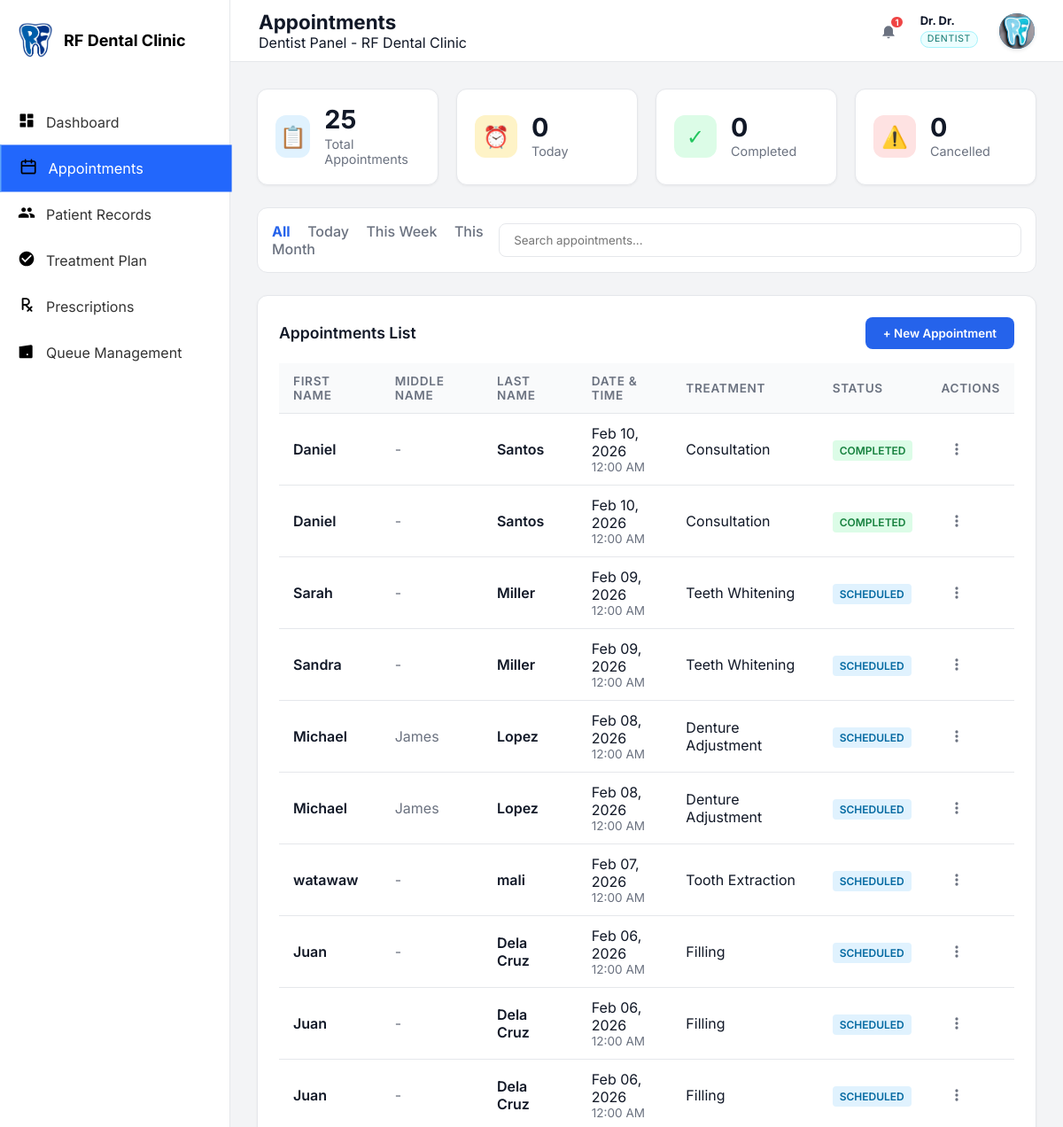
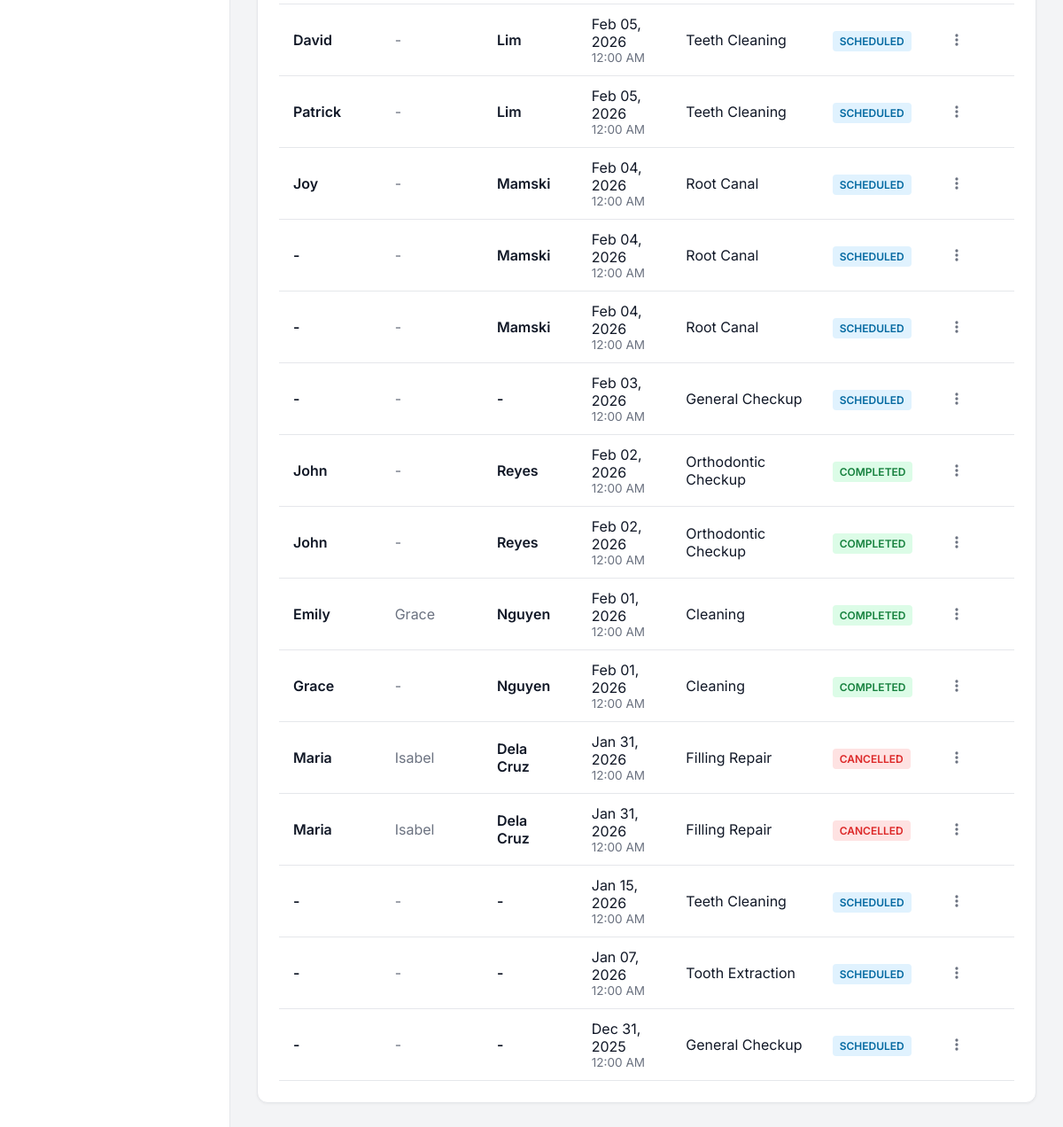
/dentist_appointments.php (signed in), run on the app's committed database (2 pictures, top to bottom).
### tables this page shows
CREATE TABLE `appointments` (
  `id` int(11) NOT NULL,
  `first_name` varchar(100) NOT NULL DEFAULT '',
  `middle_name` varchar(100) DEFAULT NULL,
  `last_name` varchar(100) NOT NULL DEFAULT '',
  `patient_id` int(11) DEFAULT NULL,
  `appointment_date` datetime NOT NULL,
  `appointment_time` time NOT NULL DEFAULT '09:00:00',
  `treatment` varchar(100) DEFAULT 'General Checkup',
  `notes` text DEFAULT NULL,
  `status` varchar(20) DEFAULT 'scheduled',
  `created_at` timestamp NOT NULL DEFAULT current_timestamp(),
  `updated_at` timestamp NOT NULL DEFAULT current_timestamp() ON UPDATE current_timestamp(),
  `created_by` int(11) DEFAULT NULL,
  `is_archived` tinyint(1) NOT NULL DEFAULT 0,
  `deleted_at` datetime DEFAULT NULL,
  `is_registered_patient` tinyint(1) NOT NULL DEFAULT 0,
  `converted_patient_id` int(11) DEFAULT NULL,
  `is_converted_to_patient` tinyint(1) NOT NULL DEFAULT 0
);

### dentist_appointments.php (the view, shortened to what this page needs)
<?php
require_once 'config/database.php';
require_once 'includes/dentist_layout_start.php';
try {
    $stmt = $pdo->query("SELECT
        COUNT(*) as total,
        SUM(CASE WHEN DATE(appointment_date) = CURDATE() THEN 1 ELSE 0 END) as today,
        SUM(CASE WHEN status = 'completed' AND DATE(appointment_date) = CURDATE() THEN 1 ELSE 0 END) as completed,
        SUM(CASE WHEN status = 'cancelled' AND DATE(appointment_date) = CURDATE() THEN 1 ELSE 0 END) as cancelled
    FROM appointments");
    $stats = $stmt->fetch(PDO::FETCH_ASSOC);
    $totalAppointments = $stats['total'] ?? 0;
    $todayAppointments = $stats['today'] ?? 0;
    $completedAppointments = $stats['completed'] ?? 0;
    $cancelledAppointments = $stats['cancelled'] ?? 0;
} catch (Exception $e) {
    $totalAppointments = $todayAppointments = $completedAppointments = $cancelledAppointments = 0;
}
try {
    $stmt = $pdo->query("SELECT a.*,
        a.first_name, a.middle_name, a.last_name,
        p.phone, p.email FROM appointments a
        LEFT JOIN patients p ON a.patient_id = p.id
        ORDER BY a.appointment_date DESC");
    $appointments = $stmt->fetchAll(PDO::FETCH_ASSOC);
} catch (Exception $e) {
    $appointments = [];
}
?>
<div class="summary-cards">
    <div class="summary-card">
        <div class="summary-icon blue" style="background: #e0f2fe; color: #0284c7;">📋</div>
        <div class="summary-info">
            <h3><?php echo $totalAppointments; ?></h3>
            <p>Total Appointments</p>
        </div>
    </div>
    <div class="summary-card">
        <div class="summary-icon yellow">⏰</div>
        <div class="summary-info">
            <h3><?php echo $todayAppointments; ?></h3>
            <p>Today</p>
        </div>
    </div>
    <div class="summary-card">
        <div class="summary-icon green">✓</div>
        <div class="summary-info">
            <h3><?php echo $completedAppointments; ?></h3>
            <p>Completed</p>
        </div>
    </div>
    <div class="summary-card">
        <div class="summary-icon red" style="background: #fee2e2; color: #dc2626;">⚠️</div>
        <div class="summary-info">
            <h3><?php echo $cancelledAppointments; ?></h3>
            <p>Cancelled</p>
        </div>
    </div>
</div>
<div class="search-filters">
    <div class="filter-tabs">
        <span class="active" data-filter="all">All</span>
        <span data-filter="today">Today</span>
        <span data-filter="week">This Week</span>
        <span data-filter="month">This Month</span>
    </div>
    <input type="text" class="search-input" placeholder="Search appointments...">
</div>
<div class="section-card">
    <div class="section-title">
        <span>Appointments List</span>
        <button class="btn-primary" onclick="openNewAppointmentModal()">+ New Appointment</button>
    </div>
    <table class="data-table">
        <thead>
            <tr>
                <th>First Name</th>
                <th>Middle Name</th>
                <th>Last Name</th>
                <th>Date & Time</th>
                <th>Treatment</th>
                <th>Status</th>
                <th>Actions</th>
            </tr>
        </thead>
        <tbody>
            <?php if (!empty($appointments)): ?>
                <?php foreach ($appointments as $apt): ?>
                    <?php
                        $firstName = htmlspecialchars($apt['first_name'] ?? '');
                        $middleName = htmlspecialchars($apt['middle_name'] ?? '');
                        $lastName = htmlspecialchars($apt['last_name'] ?? '');
                        $appointmentDate = new DateTime($apt['appointment_date']);
                        $appointmentTime = $appointmentDate->format('h:i A');
                        $appointmentDateStr = $appointmentDate->format('M d, Y');
                        $status = $apt['status'] ?? 'scheduled';
                        $statusColor = match($status) {
                            'completed' => 'background: #dcfce7; color: #15803d;',
                            'cancelled' => 'background: #fee2e2; color: #dc2626;',
                            default => 'background: #e0f2fe; color: #0369a1;'
                        };
                        $statusText = ucfirst($status);
                    ?>
                    <tr class="appointment-row" data-date="<?php echo $apt['appointment_date']; ?>" data-name="<?php echo strtolower($firstName . ' ' . $middleName . ' ' . $lastName); ?>">
                        <td>
                            <div style="font-weight: 600;"><?php echo $firstName ?: '-'; ?></div>
                        </td>
                        <td>
                            <div style="color: #6b7280;"><?php echo $middleName ?: '-'; ?></div>
                        </td>
                        <td>
                            <div style="font-weight: 600;"><?php echo $lastName ?: '-'; ?></div>
                        </td>
                        <td>
                            <div><?php echo $appointmentDateStr; ?></div>
                            <div style="font-size: 0.85rem; color: #6b7280;"><?php echo $appointmentTime; ?></div>
                        </td>
                        <td><?php echo htmlspecialchars($apt['treatment'] ?? 'General Checkup'); ?></td>
                         <td><span class="status-badge" style="<?php echo $statusColor; ?>"><?php echo $statusText; ?></span></td>
                         <td>
                                <div class="appt-kebab-menu">
                                    <button class="appt-kebab-btn" data-appt-id="<?php echo $apt['id']; ?>">
                                        <svg xmlns="http://www.w3.org/2000/svg" width="20" height="20" viewBox="0 0 24 24" fill="currentColor">
                                            <circle cx="12" cy="6" r="2"/>
                                            <circle cx="12" cy="12" r="2"/>
                                            <circle cx="12" cy="18" r="2"/>
                                        </svg>
                                    </button>
                                </div>
                            </td>
                    </tr>
                <?php endforeach; ?>
            <?php else: ?>
                <tr>
                    <td colspan="7" style="text-align: center; padding: 2rem; color: #6b7280;">No appointments found</td>
                </tr>
            <?php endif; ?>
        </tbody>
    </table>
</div>
<?php require_once 'includes/dentist_layout_end.php'; ?>

### assets/css/dentist_dashboard.css (style rules this page uses)
:root { --primary-color: #0ea5e9; --primary-dark: #0284c7; --sidebar-bg: #375ba9; --sidebar-text: #000000; --sidebar-active-bg: #2563eb; --sidebar-active-text: #ffffff; --bg-body: #f3f4f6; --bg-card: #ffffff; --text-main: #111827; --text-secondary: #6b7280; --border-color: #e5e7eb; --status-waiting-bg: #e0f2fe; --status-waiting-text: #0369a1; --status-serving-bg: #dcfce7; --status-serving-text: #15803d; --status-cancelled-bg: #fee2e2; --status-cancelled-text: #b91c1c; --card-waiting: #f59e0b; --card-completed: #22c55e; --card-cancelled: #ef4444; --card-skipped: #9ca3af; }
* { box-sizing: border-box; margin: 0; padding: 0; font-family: 'Inter', sans-serif; }
body { background-color: var(--bg-body); color: var(--text-main); display: flex; min-height: 100vh; min-height: 100dvh; height: 100vh; overflow: hidden; }
.summary-cards { display: grid; grid-template-columns: repeat(4, 1fr); gap: 20px; margin-bottom: 30px; padding-bottom: 25px; }
.summary-card { background: var(--bg-card); padding: 20px; border-radius: 12px; display: flex; align-items: center; gap: 16px; box-shadow: 0 1px 3px rgba(0,0,0,0.05); border: 1px solid var(--border-color); }
.summary-icon { width: 48px; height: 48px; border-radius: 12px; display: flex; align-items: center; justify-content: center; font-size: 1.5rem; }
.summary-icon.yellow { background: #fef3c7; color: var(--card-waiting); }
.summary-icon.green { background: #dcfce7; color: var(--card-completed); }
.summary-icon.red { background: #fee2e2; color: var(--card-cancelled); }
.summary-info h3 { font-size: 1.8rem; font-weight: 700; line-height: 1; }
.summary-info p { font-size: 0.9rem; color: var(--text-secondary); margin-top: 4px; }
.section-card, .notification-box { background: var(--bg-card); border-radius: 12px; padding: 24px; margin-bottom: 24px; border: 1px solid var(--border-color); box-shadow: 0 1px 3px rgba(0,0,0,0.05); }
.section-title { font-size: 1.1rem; font-weight: 600; margin-bottom: 16px; display: flex; align-items: center; justify-content: space-between; gap: 16px; color: var(--text-main); }
.section-title .btn-primary { flex-shrink: 0; }
.status-badge { font-size: 0.75rem; padding: 4px 8px; border-radius: 4px; font-weight: 600; text-transform: uppercase; }
.btn-primary { background-color: #2563eb; color: white; border: none; padding: 10px 20px; border-radius: 8px; font-weight: 600; cursor: pointer; display: flex; align-items: center; gap: 8px; transition: background 0.2s; }
.search-filters { background: white; padding: 16px; border-radius: 12px; border: 1px solid var(--border-color); display: flex; justify-content: space-between; align-items: center; }
.search-input { padding: 10px 16px; border: 1px solid var(--border-color); border-radius: 8px; width: 300px; outline: none; }
.filter-tabs span { margin-right: 15px; color: var(--text-secondary); font-weight: 500; cursor: pointer; }
.filter-tabs span.active { color: #2563eb; font-weight: 700; }
.data-table { width: 100%; border-collapse: collapse; }
.data-table th, .data-table td { padding: 12px 16px; text-align: left; border-bottom: 1px solid var(--border-color); }
.data-table th { font-weight: 600; color: var(--text-secondary); font-size: 0.85rem; text-transform: uppercase; letter-spacing: 0.05em; background: #f9fafb; }
.search-input { transition: border-color 0.2s ease, box-shadow 0.2s ease; }
.data-table tbody tr { transition: background-color 0.2s ease; }
.section-card, .summary-card { transition: transform 0.2s ease, box-shadow 0.2s ease; }
.btn-primary, .action-btn { transition: all 0.2s ease; }

### dentist_appointments.php (style rules this page uses)
.appt-kebab-menu { position: relative; display: inline-block; }
.appt-kebab-btn { background: none; border: none; cursor: pointer; padding: 8px; border-radius: 50%; color: #6b7280; display: flex; align-items: center; justify-content: center; transition: all 0.2s ease; }
.search-filters { margin-bottom: 25px; }
.summary-cards { margin-bottom: 0px; }
.search-input { width: 700px; }

### data on the page
appointments: first_name "Daniel", middle_name "-", last_name "Santos", appointment_date "Feb 10, 2026", appointment_date "12:00 AM", treatment "Consultation", status "COMPLETED"
appointments: first_name "Daniel", middle_name "-", last_name "Santos", appointment_date "Feb 10, 2026", appointment_date "12:00 AM", treatment "Consultation", status "COMPLETED"
appointments: first_name "Sarah", middle_name "-", last_name "Miller", appointment_date "Feb 09, 2026", appointment_date "12:00 AM", treatment "Teeth Whitening", status "SCHEDULED"
appointments: first_name "Sandra", middle_name "-", last_name "Miller", appointment_date "Feb 09, 2026", appointment_date "12:00 AM", treatment "Teeth Whitening", status "SCHEDULED"
appointments: first_name "Michael", middle_name "James", last_name "Lopez", appointment_date "Feb 08, 2026", appointment_date "12:00 AM", treatment "Denture Adjustment", status "SCHEDULED"
appointments: first_name "Michael", middle_name "James", last_name "Lopez", appointment_date "Feb 08, 2026", appointment_date "12:00 AM", treatment "Denture Adjustment", status "SCHEDULED"
appointments: first_name "watawaw", middle_name "-", last_name "mali", appointment_date "Feb 07, 2026", appointment_date "12:00 AM", treatment "Tooth Extraction", status "SCHEDULED"
appointments: first_name "Juan", middle_name "-", last_name "Dela Cruz", appointment_date "Feb 06, 2026", appointment_date "12:00 AM", treatment "Filling", status "SCHEDULED"
appointments: first_name "Juan", middle_name "-", last_name "Dela Cruz", appointment_date "Feb 06, 2026", appointment_date "12:00 AM", treatment "Filling", status "SCHEDULED"
appointments: first_name "Juan", middle_name "-", last_name "Dela Cruz", appointment_date "Feb 06, 2026", appointment_date "12:00 AM", treatment "Filling", status "SCHEDULED"
appointments: first_name "David", middle_name "-", last_name "Lim", appointment_date "Feb 05, 2026", appointment_date "12:00 AM", treatment "Teeth Cleaning", status "SCHEDULED"
appointments: first_name "Patrick", middle_name "-", last_name "Lim", appointment_date "Feb 05, 2026", appointment_date "12:00 AM", treatment "Teeth Cleaning", status "SCHEDULED"
appointments: first_name "Joy", middle_name "-", last_name "Mamski", appointment_date "Feb 04, 2026", appointment_date "12:00 AM", treatment "Root Canal", status "SCHEDULED"
appointments: first_name "-", middle_name "-", last_name "Mamski", appointment_date "Feb 04, 2026", appointment_date "12:00 AM", treatment "Root Canal", status "SCHEDULED"
appointments: first_name "-", middle_name "-", last_name "Mamski", appointment_date "Feb 04, 2026", appointment_date "12:00 AM", treatment "Root Canal", status "SCHEDULED"
appointments: first_name "-", middle_name "-", last_name "-", appointment_date "Feb 03, 2026", appointment_date "12:00 AM", treatment "General Checkup", status "SCHEDULED"
appointments: first_name "John", middle_name "-", last_name "Reyes", appointment_date "Feb 02, 2026", appointment_date "12:00 AM", treatment "Orthodontic Checkup", status "COMPLETED"
appointments: first_name "John", middle_name "-", last_name "Reyes", appointment_date "Feb 02, 2026", appointment_date "12:00 AM", treatment "Orthodontic Checkup", status "COMPLETED"
appointments: first_name "Emily", middle_name "Grace", last_name "Nguyen", appointment_date "Feb 01, 2026", appointment_date "12:00 AM", treatment "Cleaning", status "COMPLETED"
appointments: first_name "Grace", middle_name "-", last_name "Nguyen", appointment_date "Feb 01, 2026", appointment_date "12:00 AM", treatment "Cleaning", status "COMPLETED"
appointments: first_name "Maria", middle_name "Isabel", last_name "Dela Cruz", appointment_date "Jan 31, 2026", appointment_date "12:00 AM", treatment "Filling Repair", status "CANCELLED"
appointments: first_name "Maria", middle_name "Isabel", last_name "Dela Cruz", appointment_date "Jan 31, 2026", appointment_date "12:00 AM", treatment "Filling Repair", status "CANCELLED"
appointments: first_name "-", middle_name "-", last_name "-", appointment_date "Jan 15, 2026", appointment_date "12:00 AM", treatment "Teeth Cleaning", status "SCHEDULED"
appointments: first_name "-", middle_name "-", last_name "-", appointment_date "Jan 07, 2026", appointment_date "12:00 AM", treatment "Tooth Extraction", status "SCHEDULED"
appointments: first_name "-", middle_name "-", last_name "-", appointment_date "Dec 31, 2025", appointment_date "12:00 AM", treatment "General Checkup", status "SCHEDULED"

### other printed values
$pageTitle "Appointments"
$notificationTotal "1"
$displayHeaderName "Dr. Dr."
$totalAppointments "25"
$todayAppointments "0"
$completedAppointments "0"
$cancelledAppointments "0"
